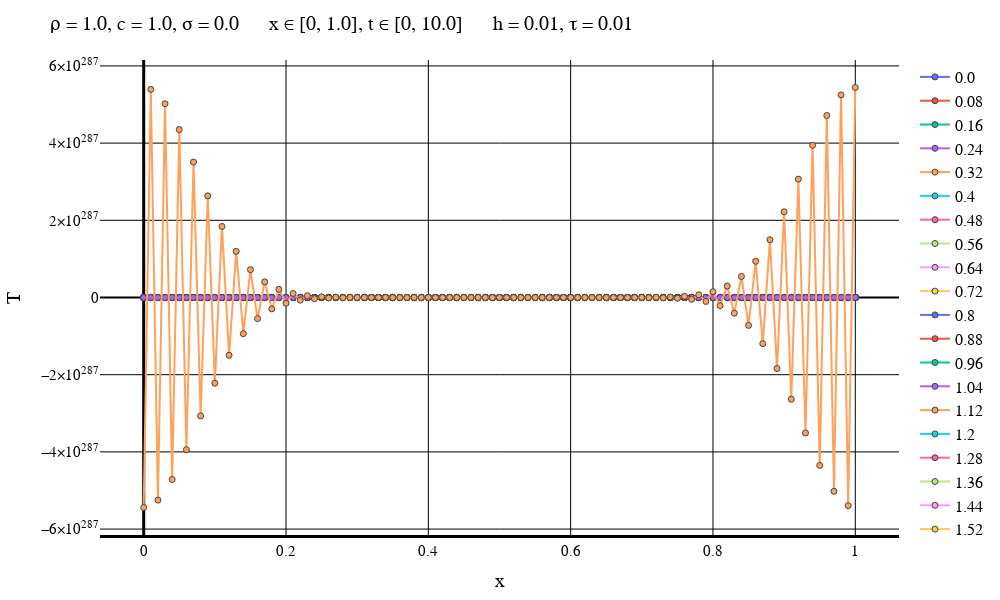

This figure's notebook cell:
### Code cell
typeOfScheme = "Forward"

solutionFile = "D:\\Calc_Methods_2\\Lab2\\LinearHeatEq\\SecondConds\\$typeOfScheme\\solution$numOfEq.txt"
dataFile = "D:\\Calc_Methods_2\\Lab2\\LinearHeatEq\\SecondConds\\$typeOfScheme\\data$numOfEq.txt"
intervalFile = "D:\\Calc_Methods_2\\Lab2\\LinearHeatEq\\SecondConds\\$typeOfScheme\\interval$numOfEq.txt"

solutionMatrix = readdlm(solutionFile)
dataVec = readdlm(dataFile)
intervalVec = readdlm(intervalFile);

L = dataVec[3]
timeEnd = dataVec[4]
numOfXIntervals = Int(intervalVec[1])
numOfTIntervals = Int(intervalVec[2])
h = L / numOfXIntervals
τ = timeEnd / numOfTIntervals
if default == true
    plotStep = trunc(Int, timeEnd / (defaultStepParam * τ))
    numOfPlots = numOfTIntervals + 1    
else
    plotStep = firstSteps
    numOfPlots = firstPlots
end
println("Шаг графика: $plotStep")
println("Время последнего графика: $((numOfPlots - 1)*τ)")
makePlot(numOfPlots, plotStep, solutionMatrix, dataVec, intervalVec)
